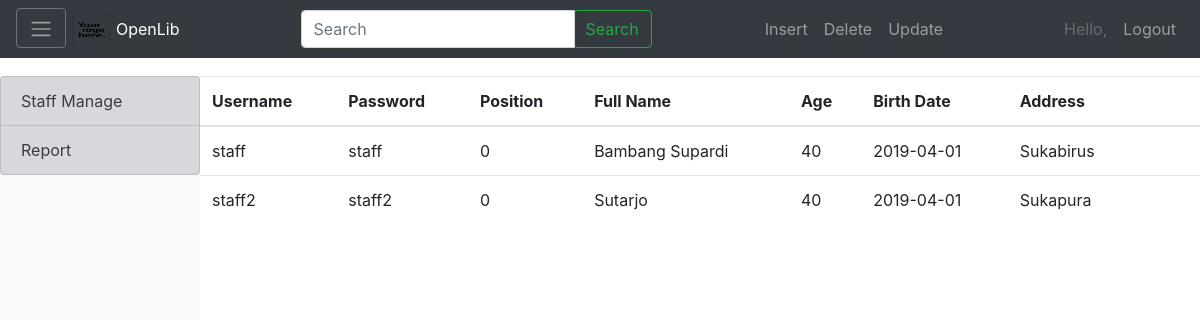
/library_is/index.php/administrator, run on the app's committed database.
### tables this page shows
CREATE TABLE `employee` (
  `id` int(11) NOT NULL,
  `username` varchar(20) NOT NULL,
  `password` varchar(20) NOT NULL,
  `position` int(11) NOT NULL,
  `fullname` varchar(50) NOT NULL,
  `age` int(11) NOT NULL,
  `birthdate` date NOT NULL,
  `address` varchar(50) NOT NULL
);

### library_is/application/controllers/Administrator.php (called while the page is built, shortened)
<?php
class Administrator extends CI_Controller{
	public function __construct(){
		$this->load->model('Employee_model');
		$this->load->model('Borrow_model');
	}
	public function index(){
		$data['title'] = 'Home';
		$data['employee'] = $this->Employee_model->getAll();
		$this->load->view('templates/header', $data);
		$this->load->view('templates/default_navbar');
		$this->load->view('administrator/index', $data);
		$this->load->view('templates/footer');
	}
}
?>

### library_is/index.php (called while the page is built, shortened)
<?php
require_once BASEPATH.'core/CodeIgniter.php';

### library_is/application/models/Employee_model.php (called while the page is built, shortened)
<?php
class Employee_model extends CI_model{
	public function getAll(){
		return $this->db->get('employee')->result_array();
	}
}
?>

### library_is/application/views/administrator/index.php (the view, shortened to what this page needs)
<div class="container-fluid CFadminpage">
  <div class="row">
    <div id="sidebar" class="col-md-2 px-0 bg-light">
      <div class="list-group">
        <a href="<?= base_url(); ?>Administrator" class="list-group-item list-group-item-secondary">Staff Manage</a>
        <a href="<?= base_url(); ?>Administrator/report" class="list-group-item list-group-item-secondary">Report</a>
      </div>
    </div>
    <div class="col-md">
      <div class="table-responsive">
        <table class="table">
          <thead>
            <th>Username</th>
            <th>Password</th>
            <th>Position</th>
            <th>Full Name</th>
            <th>Age</th>
            <th>Birth Date</th>
            <th>Address</th>
            <th></th>
            <th></th>
          </thead>
          <tbody>
            <?php foreach($employee as $emp){ ?><tr>
              <td><?php echo $emp['username']; ?></td>
              <td><?php echo $emp['password']; ?></td>
              <td><?php echo $emp['position']; ?></td>
              <td><?php echo $emp['fullname']; ?></td>
              <td><?php echo $emp['age']; ?></td>
              <td><?php echo $emp['birthdate']; ?></td>
              <td><?php echo $emp['address']; ?></td>
              <td><a href="<?= base_url(); ?>Administrator/delete/<?= $emp['id'] ?>" class="badge badge-danger float-center collapse" id='button_delete' name="button_delete">Delete</a></td>
              <td></td>
              </tr><?php } ?>
            </tbody>
          </table>
        </div>
      </div>
    </div>
  </div>

### library_is/assets/css/style.css (style rules this page uses)
#sidebar { height: 90.5vh; }
.col-md { padding: 0; }
.table-responsive { height: 90.5vh; }
.CFadminpage { padding-top: 9.5vh; }

### data on the page
employee: username "staff", password "staff", position "0", fullname "Bambang Supardi", age "40", birthdate "2019-04-01", address "Sukabirus"
employee: username "staff2", password "staff2", position "0", fullname "Sutarjo", age "40", birthdate "2019-04-01", address "Sukapura"
